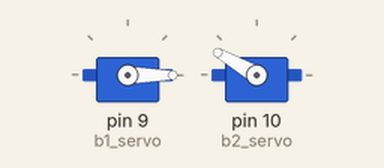
This sketch was run on a simulated Arduino Uno, built with avr-gcc and run on an emulated ATmega328P. On the bench: 2 × servo. Random numbers use the default seed unless the sketch sets one.

Above: at 0.1 s.
At 27.1 s:
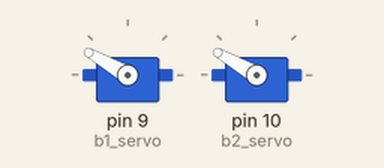
At 29.1 s:
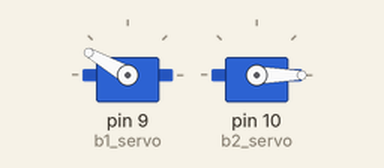
Timing chart, 0 to 30.6 s (numbered marks = the images above):
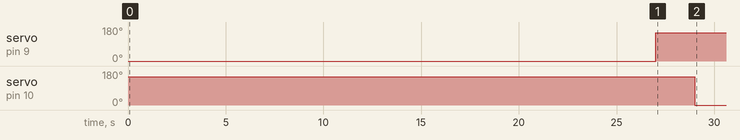

Measured:
- by itself, servo on pin 9 (b1_servo): 0° → 150° at 27.0 s
- by itself, servo on pin 10 (b2_servo): 150° → 0° at 29.0 s

The sketch:

schrodinger.ino
```cpp
#include <Servo.h>

Servo b1_servo;
Servo b2_servo;

unsigned long time;
unsigned long  b1_time;
unsigned long  b2_time;
int b1_activated = 0;
int b2_activated = 0;

int b1_servo_min = 0;
int b1_servo_max = 150;
int b2_servo_min = 150;
int b2_servo_max = 0;
int b_delay = 30;

void setup()
{
  b1_servo.attach(9);
  b2_servo.attach(10);
  b1_time = random(20, 60) * 1000UL;
  b2_time = random(20, 60) * 1000UL;
  b1_servo.write(b1_servo_min);
  b2_servo.write(b2_servo_min);
}

void loop()
{
  time = millis();

  if(b1_activated==0){
    if(time > b1_time){
      b1_servo.write(b1_servo_max);
      b1_activated = 1;
    }
  }

  if(b2_activated==0){
    if(time > b2_time){
      b2_servo.write(b2_servo_max);
      b2_activated = 1;
    }
  }

}
```
